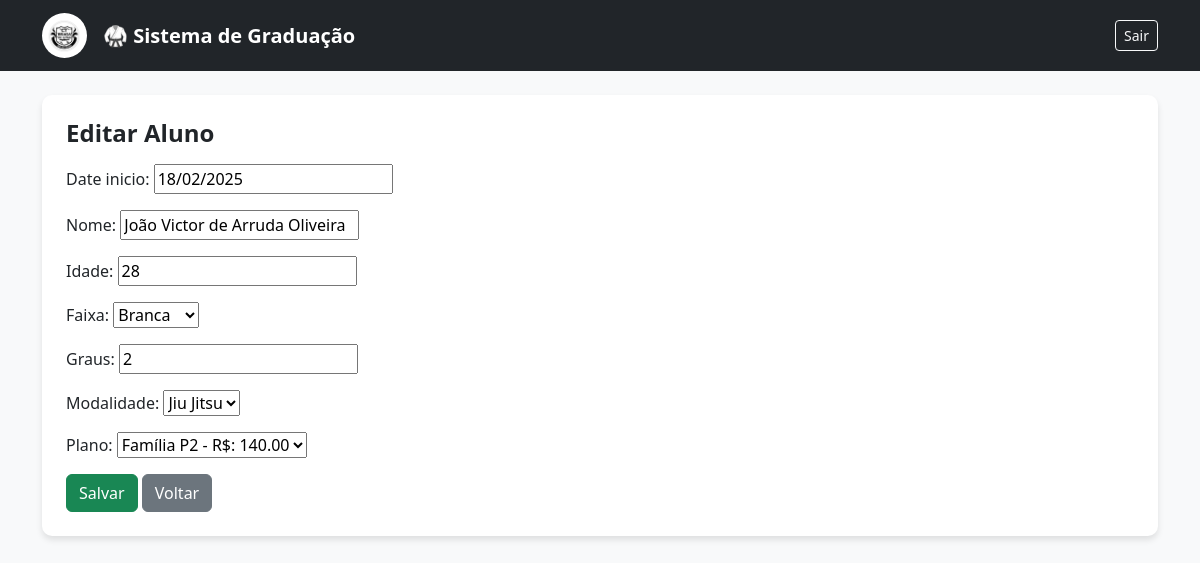
/alunos/editar/3/ (signed in), run on the app's committed database.
### alunos/models.py (models this page shows, shortened)
class Aluno(models.Model):
    faixa_choices = [
        ('branca', 'Branca'),
        ('cinza', 'Cinza'),
        ('amarelo', 'Amarelo'),
        ('laranja', 'Laranja'),
        ('verde', 'Verde'),
        ('azul', 'Azul'),
        ('roxa', 'Roxa'),
        ('marrom', 'Marrom'),
        ('preta', 'Preta'),
    ]
    matricula = models.AutoField(primary_key=True)
    date_inicio = models.DateField(null=True , blank=True)
    nome = models.CharField(max_length=350)
    idade = models.IntegerField()
    faixa = models.CharField(max_length=20, choices=faixa_choices)
    graus = models.IntegerField(default=0)
    modalidade = models.ForeignKey(Modalidade, on_delete=models.PROTECT, null=True, blank=True)
    plano = models.ForeignKey(Plano, on_delete=models.PROTECT, null=True, blank=True)

### inicio/models.py (models this page shows)
class Modalidade(models.Model):
    nome = models.CharField(max_length=50)
    def __str__(self):
        return self.nome

class Plano(models.Model):
    nome = models.CharField(max_length=50)
    valor = models.DecimalField(max_digits=10, decimal_places=2)
    def __str__(self):
        return f"{self.nome} - R$: {self.valor}"

### alunos/views.py (the view)
# urls.py: path('editar/<int:pk>/', UpdateAlunoView.as_view(), name = 'editar_aluno'),
class UpdateAlunoView(LoginRequiredMixin, UpdateView):
    model = Aluno
    fields = '__all__'
    template_name = 'alunos/form.html'
    success_url = reverse_lazy('lista_alunos')

### alunos/templates/alunos/form.html (shortened to what this page needs)
{% extends 'base.html' %}
{% block content %}
<div class="container">
    <div class="tabela-alunos p-4">
        <h4 class="fw-bold mb-3">
            {% if object %}
                Editar Aluno
            {% else %}
                Novo Aluno
            {% endif %}
        </h4>
        <form method="POST">
            {{ form.as_p }}
            <button class="btn btn-success">
                Salvar
            </button>
            <a href="{% url 'lista_alunos' %}"
               class="btn btn-secondary">
                Voltar
            </a>
        </form>
    </div>
</div>
{% endblock %}

### templates/base.html (style rules this page uses)
body { background-color: #f8f9fa; }
.tabela-alunos { background-color: white; border-radius: 10px; box-shadow: 0 4px 6px rgba(0, 0, 0, 0.1); }

### data on the page
Aluno: date_inicio "18/02/2025", nome "João Victor de Arruda Oliveira", idade "28", faixa "Branca", graus "2", modalidade "Jiu Jitsu", plano "Família P2 - R$: 140.00"
